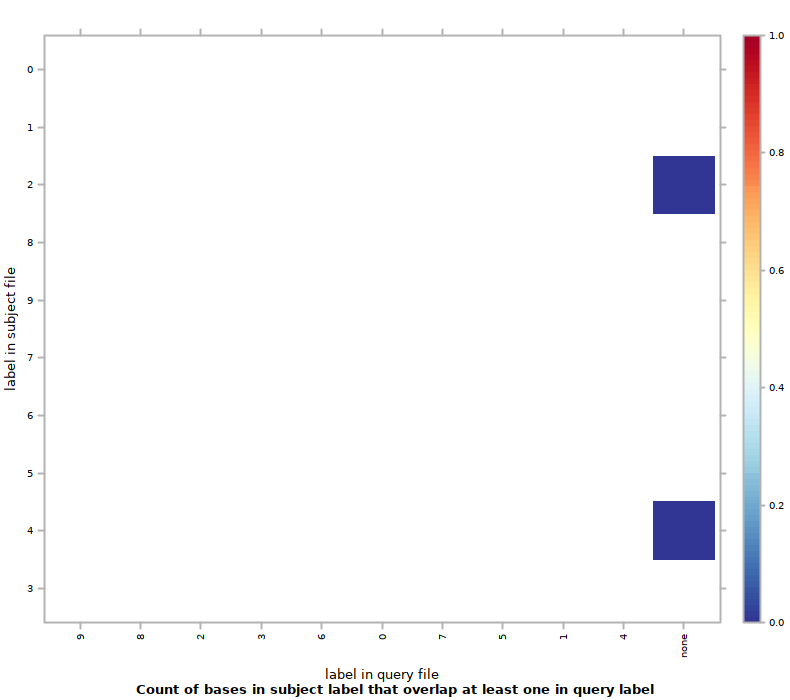

Generate this figure with R:
#!/usr/bin/env Rscript
## transcript produced by Segtools 1.1.14

segtools.r.dirname <-
  system2("python",
          c("-c", "'import segtools; print segtools.get_r_dirname()'"),
          stdout = TRUE)

source(file.path(segtools.r.dirname, 'common.R'))
source(file.path(segtools.r.dirname, 'overlap.R'))
save.overlap.performance('./MCseq2bpexo100bp/overlap-ordered', 'overlap.performance', './MCseq2bpexo100bp/overlap-ordered/overlap.tab', row.normalize = 'FALSE', mnemonic_file = './MCseq2bpexo100bp/overlap-direct/mnemonics1_new.txt', clobber = FALSE, col_mnemonic_file = './MCseq2bpexo100bp/overlap-direct/mnemonics2_new.txt')
save.overlap.heatmap('./MCseq2bpexo100bp/overlap-ordered', 'overlap', './MCseq2bpexo100bp/overlap-ordered/overlap.tab', clobber = FALSE, col_mnemonic_file = './MCseq2bpexo100bp/overlap-direct/mnemonics2_new.txt', cluster = FALSE, max_contrast = FALSE, row.normalize = 'FALSE', mnemonic_file = './MCseq2bpexo100bp/overlap-direct/mnemonics1_new.txt')
